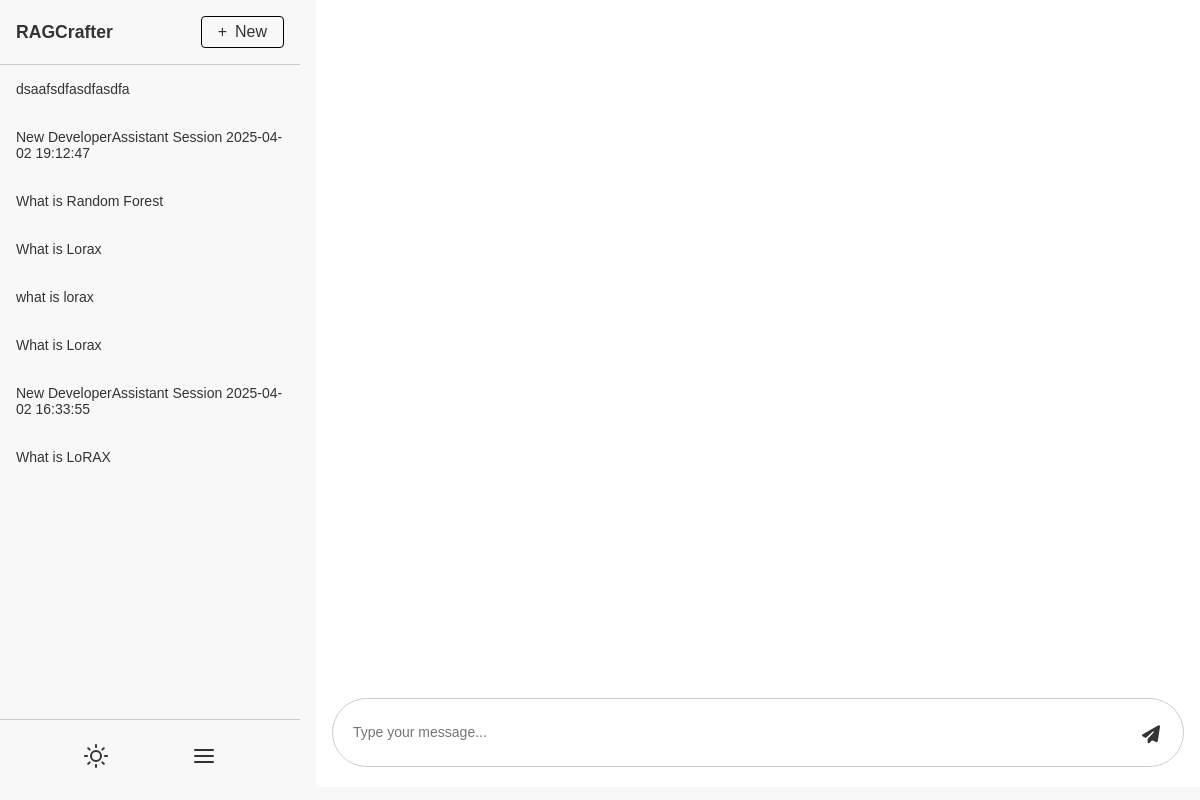
The app's page /developerassistant/, older data.
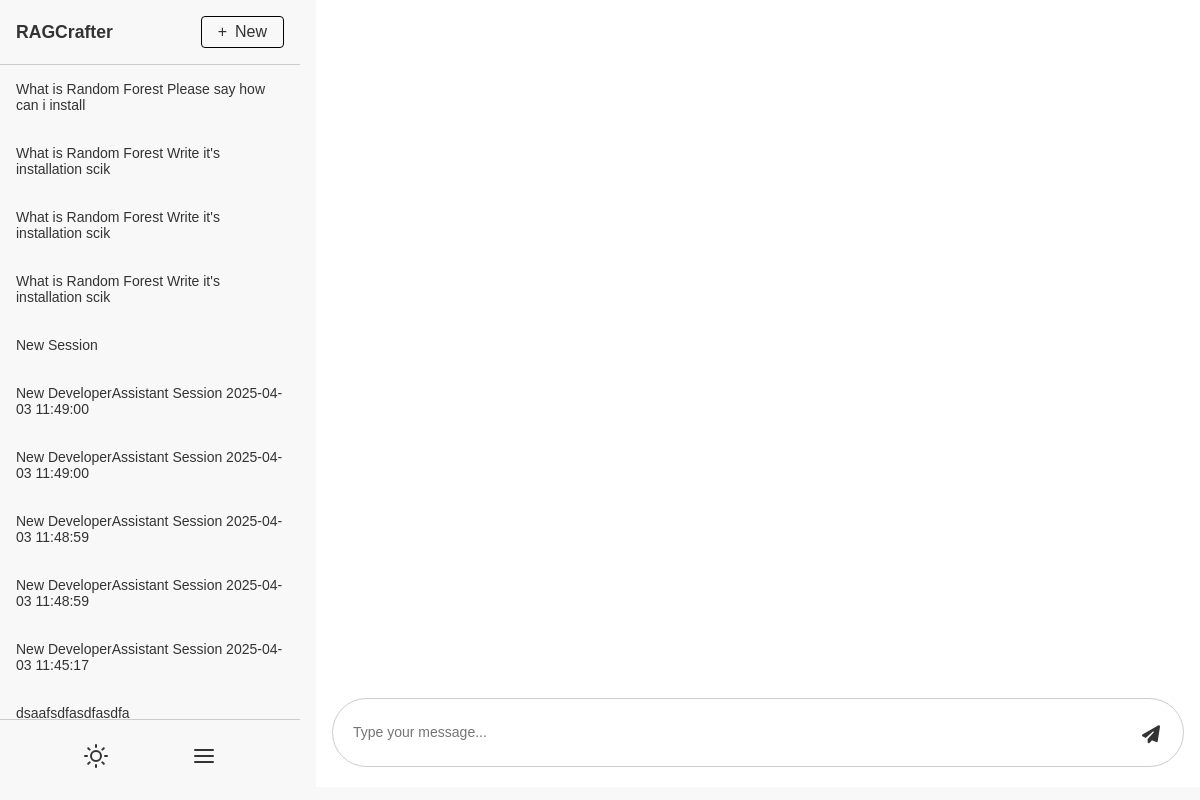
The same page, newer data.
### tables this page shows
CREATE TABLE chat_developerassistant (
                id INTEGER PRIMARY KEY AUTOINCREMENT,
                name TEXT NOT NULL,
                summary TEXT,
                pending_text TEXT,
                language_model TEXT NOT NULL,
                start_chat TEXT NOT NULL
            );

### developerassistant.py (the view, shortened to what this page needs)
@developerassistant_bp.route("/", methods=["GET", "POST"])
def generate_story():
    with sqlite3.connect('database.db') as conn:
        cursor = conn.cursor()
        cursor.execute('SELECT * FROM chat_developerassistant ORDER BY start_chat DESC')
        chats = cursor.fetchall()
    return render_template("developerassistant.html", chats=chats)

### templates/developerassistant.html (shortened to what this page needs)
<!DOCTYPE html>
<html lang="en">
<head>
<link rel="stylesheet" href="https://cdnjs.cloudflare.com/ajax/libs/font-awesome/6.5.1/css/all.min.css">
  <link rel="stylesheet" href="../static/css/stylechat.css" />
</head>
<body>
  <main class="main-container">
    <aside class="sidebar">
      <div class="sidebar-header">
        <span class="sidebar-title">RAGCrafter</span>
        <button class="new-chat-btn" onclick="createNewChat()">
          <span class="btn-icon">+</span>
          <span class="btn-text">New</span>
        </button>
      </div>
      <ul id="sidebarList" class="sidebar-list">
        {% for chat in chats %}
        <li class="sidebar-item" onclick="selectChat({{chat[0]}})">
          {{ chat[1] }}
        </li>
        {% endfor %}
      </ul>
      <div class="sidebar-footer">
        <button class="toggle-mode-btn" onclick="toggleDarkMode()">
        </button>
        <button class="sidebar-toggle-btn" onclick="toggleSidebar()" title="Partial Hide Sidebar">
          <svg xmlns="http://www.w3.org/2000/svg" width="24" height="24"
               fill="none" stroke="currentColor" stroke-width="2"
               stroke-linecap="round" stroke-linejoin="round">
            <line x1="3" y1="12" x2="21" y2="12"></line>
            <line x1="3" y1="6" x2="21" y2="6"></line>
            <line x1="3" y1="18" x2="21" y2="18"></line>
          </svg>
        </button>
      </div>
    </aside>
    <section class="chat-section">
      <div style="overflow-y: auto;" id="chatWindow" class="chat-window">
      </div>
      <div class="input-bar">
        <form onsubmit="sendMessage(event)" class="form-container">
            <div class="input-wrapper">
              <textarea
                id="userInput"
                class="input-field"
                rows="2"
                placeholder="Type your message..."
              ></textarea>
              <button type="submit" id="sendButton" class="send-btn">
                <i class="fas fa-paper-plane" style="font-size: 18px; color: var(--color-text);"></i>
              </button>
            </div>
          </form>
      </div>
    </section>
  </main>
</body>
</html>

### static/css/stylechat.css (style rules this page uses)
* { margin: 0; padding: 0; box-sizing: border-box; font-family: sans-serif; }
:root { --color-bg: #f8f8f8; --color-border-btn: #000; --color-btn-hover: #ccc; --color-text: #333; --color-primary: #4f46e5; --color-secondary: #ffffff; --color-border: #ccc; --color-accent: #6366f1; --color-error: #dc2626; }
body { font-family: sans-serif; background-color: var(--color-bg); color: var(--color-text); min-height: 100vh; display: flex; flex-direction: column; }
.main-container { flex: 1; display: flex; height: calc(100vh - 2rem); margin: 0rem auto; width: 100%; gap: 1rem; position: relative; transition: width 0.3s ease; }
.sidebar { width: 300px; flex-shrink: 0; display: flex; flex-direction: column; overflow: hidden; border-radius: 0.25rem; transition: width 0.3s ease; max-height: 99vh; position: relative; }
.sidebar-header { display: flex; align-items: center; justify-content: space-between; padding: 1rem; border-bottom: 1px solid var(--color-border); }
.sidebar-title { font-weight: bold; font-size: 1.1rem; color: var(--color-text); transition: opacity 0.3s ease; overflow: hidden; white-space: nowrap; }
.new-chat-btn { background-color: var(--color-bg); color: var(--color-text); font-size: 1rem; border: 1px solid var(--color-border-btn); cursor: pointer; border-radius: 0.25rem; display: flex; align-items: center; height: 2rem; padding: 0 1rem; transition: width 0.3s ease; white-space: nowrap; }
.btn-icon { margin-right: 0.5rem; }
.sidebar-list { flex: 1; overflow-y: auto; list-style: none; transition: opacity 0.3s ease; }
.sidebar-item { padding: 1rem; cursor: pointer; font-size: 14px; transition: background-color 0.3s; }
.sidebar-footer { border-top: 1px solid var(--color-border); display: flex; flex-direction: row; align-items: center; justify-content: space-evenly; padding: 1rem; gap: 0.5rem; transition: flex-direction 0.3s ease; }
.toggle-mode-btn { background-color: transparent; color: var(--color-text); border: none; cursor: pointer; padding: 0.5rem; border-radius: 50%; width: 40px; height: 40px; display: flex; align-items: center; justify-content: center; }
.light-icon { display: block; }
.sidebar-toggle-btn { background-color: transparent; color: var(--color-text); border: none; cursor: pointer; padding: 0.5rem; border-radius: 50%; width: 40px; height: 40px; display: flex; align-items: center; justify-content: center; }
.chat-section { display: flex; flex-direction: column; border-radius: 0.25rem; flex: 1; transition: width 0.3s ease; }
.chat-window { flex: 1; padding: 2rem; overflow-y: auto; max-height: 84vh; background-color: var(--color-secondary); display: flex; flex-direction: column; gap: 0.5rem; }
.input-bar { background-color: var(--color-secondary); padding: 1rem; }
.form-container { display: flex; flex-direction: column; gap: 10px; width: 100%; }
.input-wrapper { position: relative; width: 100%; }
.input-field { width: 100%; padding: 25px 50px 10px 20px; border: 1px solid #ccc; border-radius: 45px; background-color: var(--color-secondary); color: var(--color-text); resize: none; font-size: 14px; }
.send-btn { position: absolute; right: 12px; bottom: 15px; border: none; background-color: var(--color-secondary); color: var(--color-text); padding: 12px 12px; border-radius: 100%; cursor: pointer; font-size: 14px; }

Row changes from the older to the newer data that the page shows:
no longer on this page (row unchanged): chat_developerassistant: name "New DeveloperAssistant Session 2025-04-02 19:12:47"
no longer on this page (row unchanged): chat_developerassistant: name "What is Random Forest"
no longer on this page (row unchanged): chat_developerassistant: name "What is Lorax"
no longer on this page (row unchanged): chat_developerassistant: name "what is lorax"
no longer on this page (row unchanged): chat_developerassistant: name "What is Lorax"
no longer on this page (row unchanged): chat_developerassistant: name "New DeveloperAssistant Session 2025-04-02 16:33:55"
no longer on this page (row unchanged): chat_developerassistant: name "What is LoRAX"
added chat_developerassistant: name "What is Random Forest Please say how can i install"
added chat_developerassistant: name "What is Random Forest Write it's installation scik"
added chat_developerassistant: name "What is Random Forest Write it's installation scik"
added chat_developerassistant: name "What is Random Forest Write it's installation scik"
added chat_developerassistant: name "New Session"
added chat_developerassistant: name "New DeveloperAssistant Session 2025-04-03 11:49:00"
added chat_developerassistant: name "New DeveloperAssistant Session 2025-04-03 11:49:00"
added chat_developerassistant: name "New DeveloperAssistant Session 2025-04-03 11:48:59"
added chat_developerassistant: name "New DeveloperAssistant Session 2025-04-03 11:48:59"
added chat_developerassistant: name "New DeveloperAssistant Session 2025-04-03 11:45:17"
